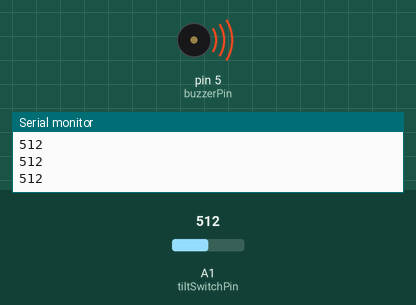
This sketch was run on a simulated Arduino Uno, built with avr-gcc and run on an emulated ATmega328P. Parts: buzzer (waves = sounding), the last lines printed to the serial monitor. The inputs (shaded band) are chosen by the test bench; at power-on: A1 (tiltSwitchPin) = 512.

Above: at 1.2 s.
1.3 s: A1 (tiltSwitchPin) set to 982
2.8 s: A1 (tiltSwitchPin) set to 1007
At 3.4 s:
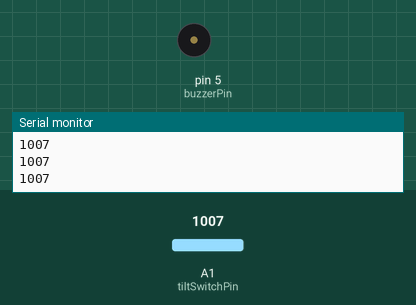
4.3 s: A1 (tiltSwitchPin) set to 990
At 5.5 s:
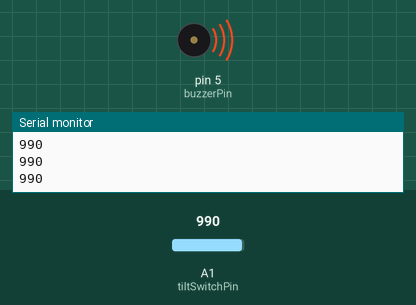
5.8 s: A1 (tiltSwitchPin) set to 1010
Timing chart, 0 to 8.3 s (numbered marks = the images above; inputs shaded):
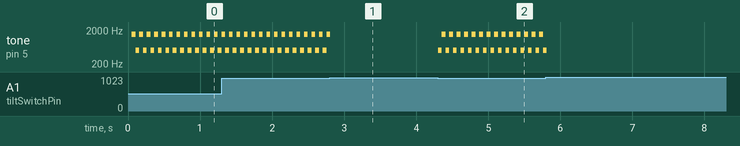

Measured:
- the behaviour switches between 999 and 1000 on A1 (tiltSwitchPin) (found by bisection; images 0 and 1)
- after the input at 4.3 s, tone on pin 5 (buzzerPin): alternates 1500 Hz for 0.05 s and 500 Hz for 0.05 s, starting at once

The sketch:

RAINSENSOR_WITH_TILTSWITCH.ino
```cpp
int buzzerPin = 5; // connect the buzzer to pin 8

int tiltSwitchPin = A1; // connect the tilt switch to pin 2

int tiltThreshold = 1000; // set the threshold value for the tilt switch

void setup() {
  // Set the pin modes
  pinMode(buzzerPin, OUTPUT);
  pinMode(tiltSwitchPin, INPUT_PULLUP);

  // Start the serial monitor for debugging (optional)
  Serial.begin(9600);
}

void loop() {
  int tiltValue = analogRead(tiltSwitchPin);
  Serial.println(tiltValue); // print the analog value to the serial monitor

  if (tiltValue < tiltThreshold) {
    Sound();
  }
  else {
    noTone(buzzerPin);
  }
}

unsigned long previousMillis = 0;
const long interval = 50; // blink interval in milliseconds
bool buzzerOn = false;
unsigned long previousStateChangeMillis = 0;
const long stateChangeInterval = 50;

void Sound()
{
  unsigned long currentMillis = millis();
  if (currentMillis - previousMillis >= interval) {
    previousMillis = currentMillis;
    buzzerOn = !buzzerOn;
    if (buzzerOn) {
      tone(buzzerPin, 1500);
    } else {
      // noTone(buzzerPin);
      tone(buzzerPin, 500);
    }
    previousStateChangeMillis = currentMillis;
  }
}
```
